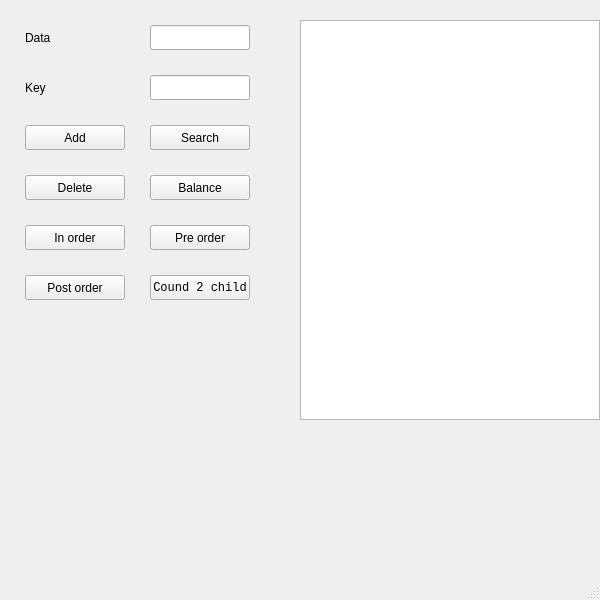
<?xml version="1.0" encoding="UTF-8"?>
<ui version="4.0">
 <class>MainWindow</class>
 <widget class="QMainWindow" name="MainWindow">
  <property name="geometry">
   <rect>
    <x>0</x>
    <y>0</y>
    <width>600</width>
    <height>600</height>
   </rect>
  </property>
  <property name="windowTitle">
   <string>MainWindow</string>
  </property>
  <property name="styleSheet">
   <string notr="true">font: 11pt &quot;Monospace&quot;;</string>
  </property>
  <widget class="QWidget" name="centralwidget">
   <widget class="QLineEdit" name="keyLineEdit">
    <property name="geometry">
     <rect>
      <x>150</x>
      <y>75</y>
      <width>100</width>
      <height>25</height>
     </rect>
    </property>
   </widget>
   <widget class="QLineEdit" name="dataLineEdit">
    <property name="geometry">
     <rect>
      <x>150</x>
      <y>25</y>
      <width>100</width>
      <height>25</height>
     </rect>
    </property>
   </widget>
   <widget class="QPushButton" name="addButton">
    <property name="geometry">
     <rect>
      <x>25</x>
      <y>125</y>
      <width>100</width>
      <height>25</height>
     </rect>
    </property>
    <property name="text">
     <string>Add</string>
    </property>
   </widget>
   <widget class="QPushButton" name="searchButton">
    <property name="geometry">
     <rect>
      <x>150</x>
      <y>125</y>
      <width>100</width>
      <height>25</height>
     </rect>
    </property>
    <property name="text">
     <string>Search</string>
    </property>
   </widget>
   <widget class="QPushButton" name="deleteButton">
    <property name="geometry">
     <rect>
      <x>25</x>
      <y>175</y>
      <width>100</width>
      <height>25</height>
     </rect>
    </property>
    <property name="text">
     <string>Delete</string>
    </property>
   </widget>
   <widget class="QPushButton" name="balanceButton">
    <property name="geometry">
     <rect>
      <x>150</x>
      <y>175</y>
      <width>100</width>
      <height>25</height>
     </rect>
    </property>
    <property name="text">
     <string>Balance</string>
    </property>
   </widget>
   <widget class="QPushButton" name="printInOrderButton">
    <property name="geometry">
     <rect>
      <x>25</x>
      <y>225</y>
      <width>100</width>
      <height>25</height>
     </rect>
    </property>
    <property name="text">
     <string>In order</string>
    </property>
   </widget>
   <widget class="QPushButton" name="printPreOrderButton">
    <property name="geometry">
     <rect>
      <x>150</x>
      <y>225</y>
      <width>100</width>
      <height>25</height>
     </rect>
    </property>
    <property name="text">
     <string>Pre order</string>
    </property>
   </widget>
   <widget class="QPushButton" name="printPostOrderButton">
    <property name="geometry">
     <rect>
      <x>25</x>
      <y>275</y>
      <width>100</width>
      <height>25</height>
     </rect>
    </property>
    <property name="text">
     <string>Post order</string>
    </property>
   </widget>
   <widget class="QPushButton" name="NodesWithTwoChildrenButton">
    <property name="geometry">
     <rect>
      <x>150</x>
      <y>275</y>
      <width>100</width>
      <height>25</height>
     </rect>
    </property>
    <property name="font">
     <font>
      <family>Monospace</family>
      <pointsize>9</pointsize>
      <italic>false</italic>
      <bold>false</bold>
     </font>
    </property>
    <property name="styleSheet">
     <string notr="true">font: 9pt &quot;Monospace&quot;;</string>
    </property>
    <property name="text">
     <string>Cound 2 child</string>
    </property>
   </widget>
   <widget class="QTextEdit" name="treeView">
    <property name="geometry">
     <rect>
      <x>300</x>
      <y>20</y>
      <width>300</width>
      <height>400</height>
     </rect>
    </property>
   </widget>
   <widget class="QLabel" name="label">
    <property name="geometry">
     <rect>
      <x>25</x>
      <y>25</y>
      <width>100</width>
      <height>25</height>
     </rect>
    </property>
    <property name="text">
     <string>Data</string>
    </property>
   </widget>
   <widget class="QLabel" name="label_2">
    <property name="geometry">
     <rect>
      <x>25</x>
      <y>75</y>
      <width>100</width>
      <height>25</height>
     </rect>
    </property>
    <property name="text">
     <string>Key</string>
    </property>
   </widget>
  </widget>
  <widget class="QMenuBar" name="menubar">
   <property name="geometry">
    <rect>
     <x>0</x>
     <y>0</y>
     <width>600</width>
     <height>23</height>
    </rect>
   </property>
  </widget>
  <widget class="QStatusBar" name="statusbar"/>
 </widget>
 <resources/>
 <connections/>
</ui>
